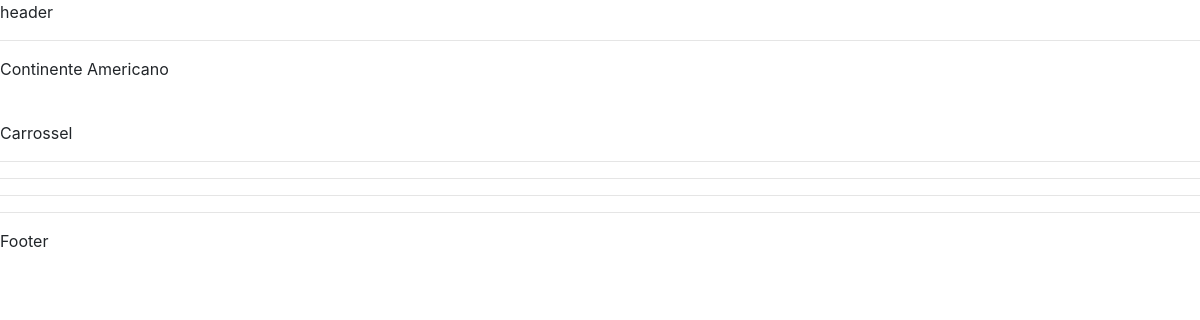
The page /america/Continente/ on the database as committed earlier.
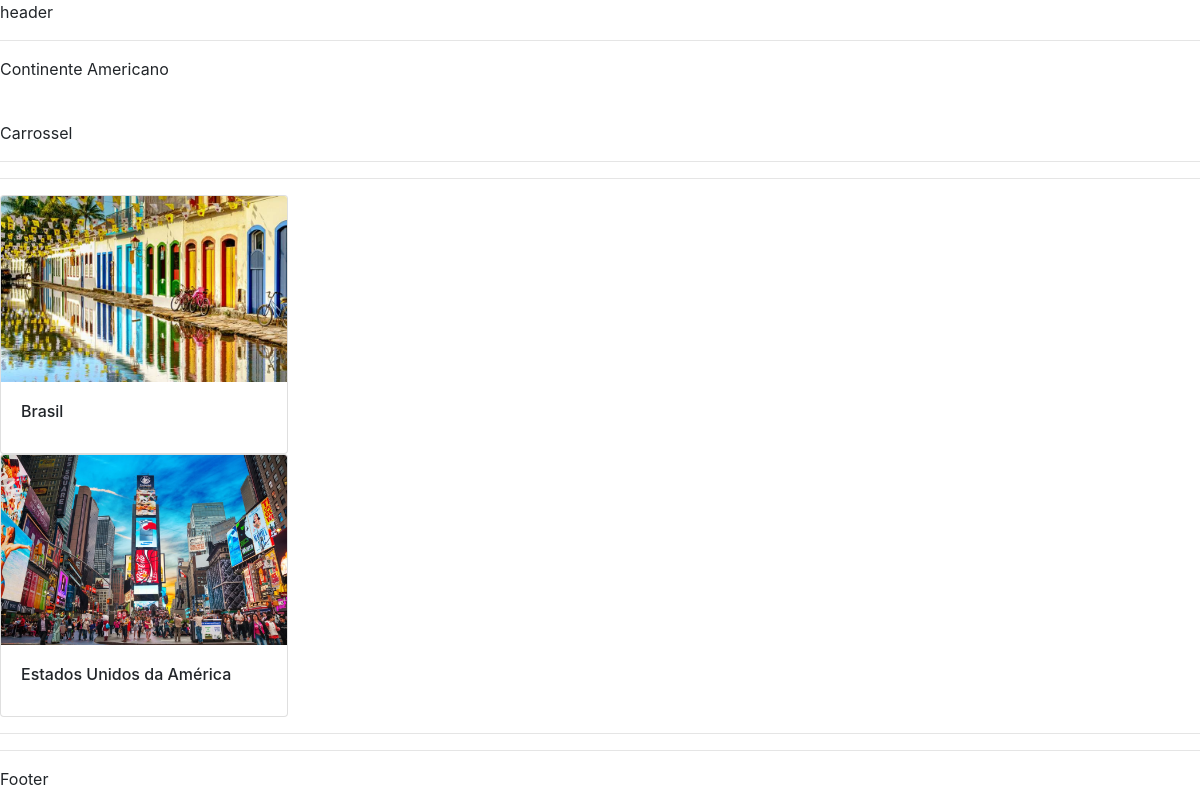
The same page on the database as committed later.
### america/models.py (models this page shows, shortened)
class model_america(models.Model):
    Continente = models.CharField(max_length=100)
    País = models.CharField(max_length=100)
    Descricao = models.CharField(max_length=3000)
    OndeFicar = models.CharField(max_length=1800)
    OndeComer = models.CharField(max_length=1800)
    OndeVisitar = models.CharField(max_length=1800)
    foto = models.ImageField(upload_to='img/%Y/%m/%d/')
    ta_publicado = models.BooleanField(default=False)
    link = models.CharField(max_length=60)

### america/views.py (the view)
# urls.py: path('Continente/',views.v_americano, name='continente'),
def v_americano(request):
    cont = models.model_america.objects.all()
    dicionario = {'cont': cont}
    return render(request,'America/paginas/index.html',context=dicionario)

### america/templates/america/paginas/index.html (shortened to what this page needs)
<p>header</p>
<link rel="stylesheet" href="https://cdn.jsdelivr.net/npm/bootstrap@4.0.0/dist/css/bootstrap.min.css">
<hr>
<p>Continente Americano</p><br>
<p>Carrossel</p>
<hr>
<hr>
{% for item in cont %}
<div class="card" style="width: 18rem;">
    <a href="detalhe/{{item.link}}"><img class="card-img-top" src="{{item.foto.url}}" alt="Card image cap"></a>
    <div class="card-body">
      <h6 class="card-title">{{item.País}}</h6>
    </div>
  </div>
{% endfor %}
<hr>
<hr>
<p>Footer</p>

Rows that differ between the two databases and show on the page:
added model_america: foto (picture), País "Brasil"
added model_america: foto (picture), País "Estados Unidos da América"
